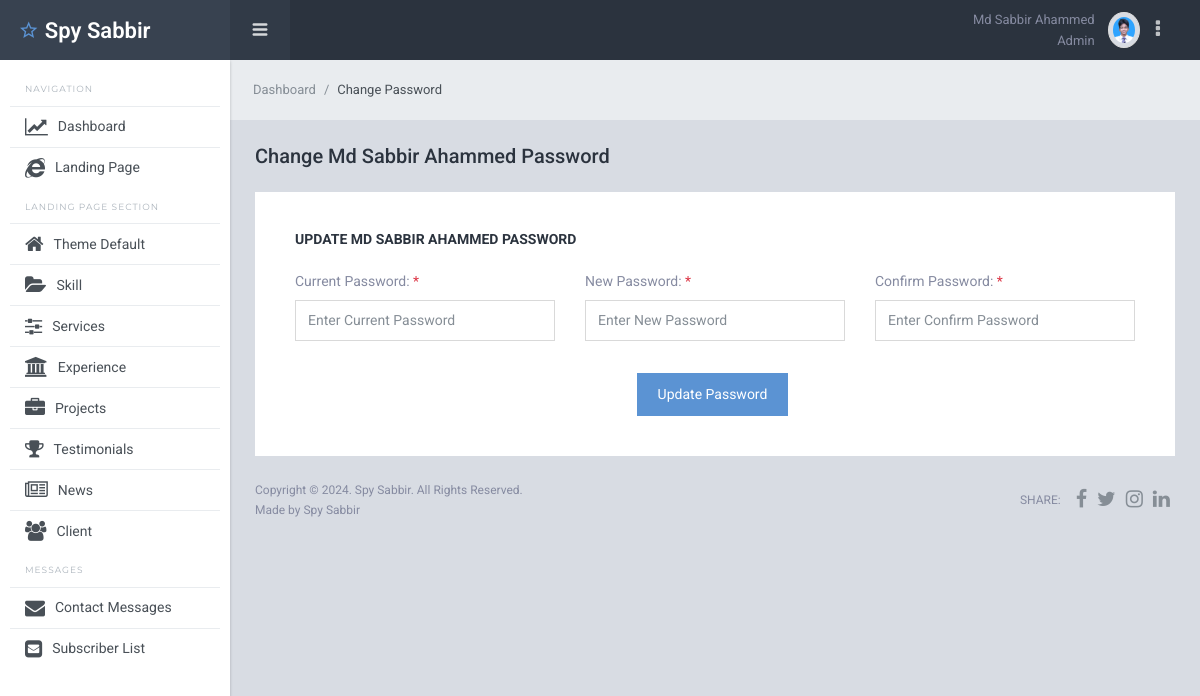
The app's page /admin/change_password.php (signed in) with its own data.
### tables this page shows
CREATE TABLE `theme_default` (
  `id` int(11) NOT NULL,
  `default_item_name` varchar(200) NOT NULL,
  `default_item_value` text NOT NULL
);

CREATE TABLE `users` (
  `id` int(11) NOT NULL,
  `full_name` varchar(100) NOT NULL,
  `designation` varchar(200) NOT NULL DEFAULT 'user',
  `email_address` varchar(100) NOT NULL,
  `phone_number` text NOT NULL,
  `gender` varchar(10) NOT NULL,
  `date_of_birth` date NOT NULL DEFAULT '2000-01-01',
  `password` varchar(50) NOT NULL,
  `profile_photo` text NOT NULL,
  `created_at` datetime NOT NULL
);

### admin/dbc.php (called while the page is built, shortened)
<?php
function connect_to_db(){
$hostname = "localhost";
$username = "root";
$password = "";
$database_name = "portfolio";
return $db_connect = mysqli_connect($hostname, $username, $password, $database_name);
}
function spy_sabbir_single_select($table_name, $id) {
    $single_select_query = "SELECT * FROM $table_name WHERE id=$id";
    return $result_from_db = mysqli_fetch_assoc(mysqli_query(connect_to_db(), $single_select_query));
}
function spy_sabbir_update($table_name, $update_name){
    $query = "SELECT default_item_value FROM $table_name WHERE default_item_name = '$update_name'";
    return mysqli_fetch_assoc(mysqli_query(connect_to_db(), $query))['default_item_value'];
}
?>

### admin/change_password.php (the view, shortened to what this page needs)
<?php
require_once "inc/header.php";
require_once "dbc.php";
?>
<nav class="breadcrumb sl-breadcrumb">
    <a class="breadcrumb-item" href="dashboard.php">Dashboard</a>
    <span class="breadcrumb-item active">Change Password</span>
</nav>
<div class="sl-pagebody">
    <div class="sl-page-title">
        <h5>Change <?= spy_sabbir_single_select('users', $_SESSION['user_id'])['full_name'] ?> Password</h5>
    </div>
    <div class="card pd-20 pd-sm-40">
        <h6 class="card-body-title">Update <?= spy_sabbir_single_select('users', $_SESSION['user_id'])['full_name'] ?> Password</h6>
        <div class="row justify-content-center">
            <div class="col-lg-12">
                <form method="POST" action="change_password_post.php" id="edit_form">
                    <div class="form-layout">
                        <div class="row mt-3">
                            <div class="col-lg-4">
                                <div class="form-group">
                                    <label class="form-control-label">Current Password: <span class="tx-danger">*</span></label>
                                    <input class="form-control <?= (isset($_SESSION['user_current_password_error'])) ? 'is-invalid' : '' ?>" type="password" placeholder="Enter Current Password" name="user_current_password" value="">
                                </div>
                            </div>
                            <div class="col-lg-4">
                                <div class="form-group">
                                    <label class="form-control-label">New Password: <span class="tx-danger">*</span></label>
                                    <input class="form-control <?= (isset($_SESSION['user_new_password_error'])) ? 'is-invalid' : '' ?>" type="password" placeholder="Enter New Password" name="user_new_password" value="">
                                </div>
                            </div>
                            <div class="col-lg-4">
                                <div class="form-group">
                                    <label class="form-control-label">Confirm Password: <span class="tx-danger">*</span></label>
                                    <input class="form-control <?= (isset($_SESSION['user_confirm_password_error'])) ? 'is-invalid' : '' ?>" type="password" placeholder="Enter Confirm Password" name="user_confirm_password" value="">
                                </div>
                            </div>
                        </div>
                        <div class="form-layout-footer text-center mt-3">
                            <a class="btn btn-info mg-r-5 text-white" id="edit_btn">Update Password</a>
                        </div>
                    </div>
                </form>
            </div>
        </div>
    </div>
</div>
<?php
require_once "inc/footer.php";
?>

### admin/inc/header.php (shortened to what this page needs)
<?php
require_once "dbc.php";
?>
<!DOCTYPE html>
<html lang="en">
<head>
    <link href="lib/font-awesome/css/font-awesome.css" rel="stylesheet">
    <link href="lib/Ionicons/css/ionicons.css" rel="stylesheet">
    <link href="lib/perfect-scrollbar/css/perfect-scrollbar.css" rel="stylesheet">
    <link href="lib/rickshaw/rickshaw.min.css" rel="stylesheet">
    <link rel="stylesheet" href="//cdn.datatables.net/1.11.0/css/jquery.dataTables.min.css">
    <link rel="stylesheet" href="css/starlight.css">
</head>
<body>
    <div class="sl-logo"><a href="dashboard.php"><i class="icon ion-android-star-outline"></i> <?= spy_sabbir_update('theme_default', 'owner_name'); ?></a></div>
    <div class="sl-sideleft">
        <label class="sidebar-label">Navigation</label>
        <div class="sl-sideleft-menu">
            <a href="dashboard.php" class="sl-menu-link <?= (isset($dashboard)) ? 'active' : '' ?>">
                <div class="sl-menu-item">
                    <i class="fa fa-line-chart tx-20" aria-hidden="true"></i>
                    <span class="menu-item-label">Dashboard</span>
                </div>
            </a>
            <a href="../index.php" target="_blank" class="sl-menu-link">
                <div class="sl-menu-item">
                    <i class="fa fa-internet-explorer tx-20" aria-hidden="true"></i>
                    <span class="menu-item-label">Landing Page</span>
                </div>
            </a>
            <label class="sidebar-label">Landing Page Section</label>
            <a href="theme_default.php" class="sl-menu-link <?= (isset($theme_default)) ? 'active' : '' ?>">
                <div class="sl-menu-item">
                    <i class="fa fa-home tx-20" aria-hidden="true"></i>
                    <span class="menu-item-label">Theme Default</span>
                </div>
            </a>
            <a href="skill.php" class="sl-menu-link <?= (isset($skill)) ? 'active' : '' ?>">
                <div class="sl-menu-item">
                    <i class="fa fa-folder-open tx-20" aria-hidden="true"></i>
                    <span class="menu-item-label">Skill</span>
                </div>
            </a>
            <a href="services.php" class="sl-menu-link <?= (isset($services)) ? 'active' : '' ?>">
                <div class="sl-menu-item">
                    <i class="fa fa-sliders tx-20" aria-hidden="true"></i>
                    <span class="menu-item-label">Services</span>
                </div>
            </a>
            <a href="experience.php" class="sl-menu-link <?= (isset($experience)) ? 'active' : '' ?>">
                <div class="sl-menu-item">
                    <i class="fa fa-university tx-20" aria-hidden="true"></i>
                    <span class="menu-item-label">Experience</span>
                </div>
            </a>
            <a href="project.php" class="sl-menu-link <?= (isset($project)) ? 'active' : '' ?>">
                <div class="sl-menu-item">
                    <i class="fa fa-briefcase tx-20" aria-hidden="true"></i>
                    <span class="menu-item-label">Projects</span>
                </div>
            </a>
            <a href="testimonials.php" class="sl-menu-link <?= (isset($testimonials)) ? 'active' : '' ?>">
                <div class="sl-menu-item">
                    <i class="fa fa-trophy tx-20" aria-hidden="true"></i>
                    <span class="menu-item-label">Testimonials</span>
                </div>
            </a>
            <a href="news.php" class="sl-menu-link <?= (isset($news)) ? 'active' : '' ?>">
                <div class="sl-menu-item">
                    <i class="fa fa-newspaper-o tx-20" aria-hidden="true"></i>
                    <span class="menu-item-label">News</span>
                </div>
            </a>
            <a href="client.php" class="sl-menu-link <?= (isset($client)) ? 'active' : '' ?>">
                <div class="sl-menu-item">
                    <i class="fa fa-users tx-20" aria-hidden="true"></i>
                    <span class="menu-item-label">Client</span>
                </div>
            </a>
            <label class="sidebar-label">Messages</label>
            <a href="contact.php" class="sl-menu-link <?= (isset($contact)) ? 'active' : '' ?>">
                <div class="sl-menu-item">
                    <i class="fa fa-envelope tx-20" aria-hidden="true"></i>
                    <span class="menu-item-label">Contact Messages</span>
                </div>
            </a>
            <a href="subscriber.php" class="sl-menu-link <?= (isset($subscriber)) ? 'active' : '' ?>">
                <div class="sl-menu-item">
                    <i class="fa fa-envelope-square tx-20" aria-hidden="true"></i>
                    <span class="menu-item-label">Subscriber List</span>
                </div>
            </a>
        </div>
        <br>
    </div>
    <div class="sl-header">
        <div class="sl-header-left">
            <div class="navicon-left hidden-md-down"><a id="btnLeftMenu" href=""><i class="icon ion-navicon-round"></i></a></div>
        </div>
        <div class="sl-header-right">
            <div class="text-right mr-2">
                <span class="logged-name"><?= spy_sabbir_single_select('users', $_SESSION['user_id'])['full_name'] ?></span> <br>
                <span class="logged-name"><?= ucfirst(spy_sabbir_single_select('users', $_SESSION['user_id'])['designation']) ?></span>
            </div>
            <img src="img/users/<?= spy_sabbir_single_select('users', $_SESSION['user_id'])['profile_photo'] ?>" class="wd-32 rounded-circle img-thumbnail" alt="">
            <nav class="nav mr-4">
                <div class="dropdown">
                    <a href="" class="nav-link nav-link-profile" data-toggle="dropdown">
                        <i class="fa fa-ellipsis-v tx-20" aria-hidden="true"></i>
                    </a>
                </div>
            </nav>
        </div>
    </div>
    <div class="sl-mainpanel">

### admin/inc/footer.php (shortened to what this page needs)
<footer class="sl-footer">
    <div class="footer-left">
        <div class="mg-b-2">Copyright &copy; <?= date("Y") ?>. <?= spy_sabbir_update('theme_default', 'owner_name'); ?>. All Rights Reserved.</div>
        <div>Made by <?= spy_sabbir_update('theme_default', 'owner_name'); ?></div>
    </div>
    <div class="footer-right d-flex align-items-center">
        <span class="tx-uppercase mg-r-10">Share:</span>
        <a target="_blank" class="pd-x-5" href="<?= spy_sabbir_update('theme_default', 'facebook_link'); ?>"><i class="fa fa-facebook tx-20"></i></a>
        <a target="_blank" class="pd-x-5" href="<?= spy_sabbir_update('theme_default', 'twitter_link'); ?>"><i class="fa fa-twitter tx-20"></i></a>
        <a target="_blank" class="pd-x-5" href="<?= spy_sabbir_update('theme_default', 'instagram_link'); ?>"><i class="fa fa-instagram tx-20"></i></a>
        <a target="_blank" class="pd-x-5" href="<?= spy_sabbir_update('theme_default', 'linkedin_link'); ?>"><i class="fa fa-linkedin tx-20"></i></a>
    </div>
</footer>
</div>
</body>
</html>

### records on screen
theme_default: default_item_value "Spy Sabbir"
users: full_name "Md Sabbir Ahammed", designation "Admin", profile_photo (picture), full_name "MD SABBIR AHAMMED"
